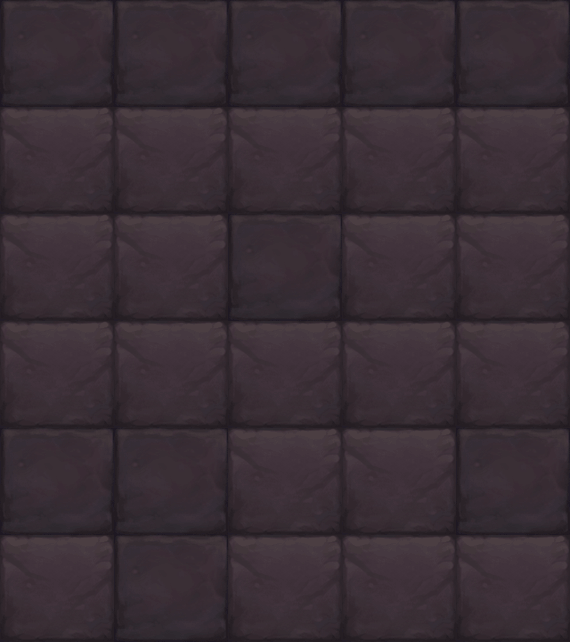

The image is a tile-based game level rendered from a .tmx file. Its description and source (layers, tilesets, objects; grid data summarised) follow:
An orthogonal 5x6 tile map with 114x107 px tiles, 1 tile layer (块层 1).

<map version="1.0" orientation="orthogonal" width="5" height="6" tilewidth="114" tileheight="107">
 <tileset firstgid="1" name="map029" tilewidth="114" tileheight="107">
  <image source="map029.png" width="228" height="107" />
 </tileset>
 <layer name="块层 1" width="5" height="6">
  <data>[30 cells, 30 non-empty, 2 distinct tile ids]</data>
 </layer>
</map>